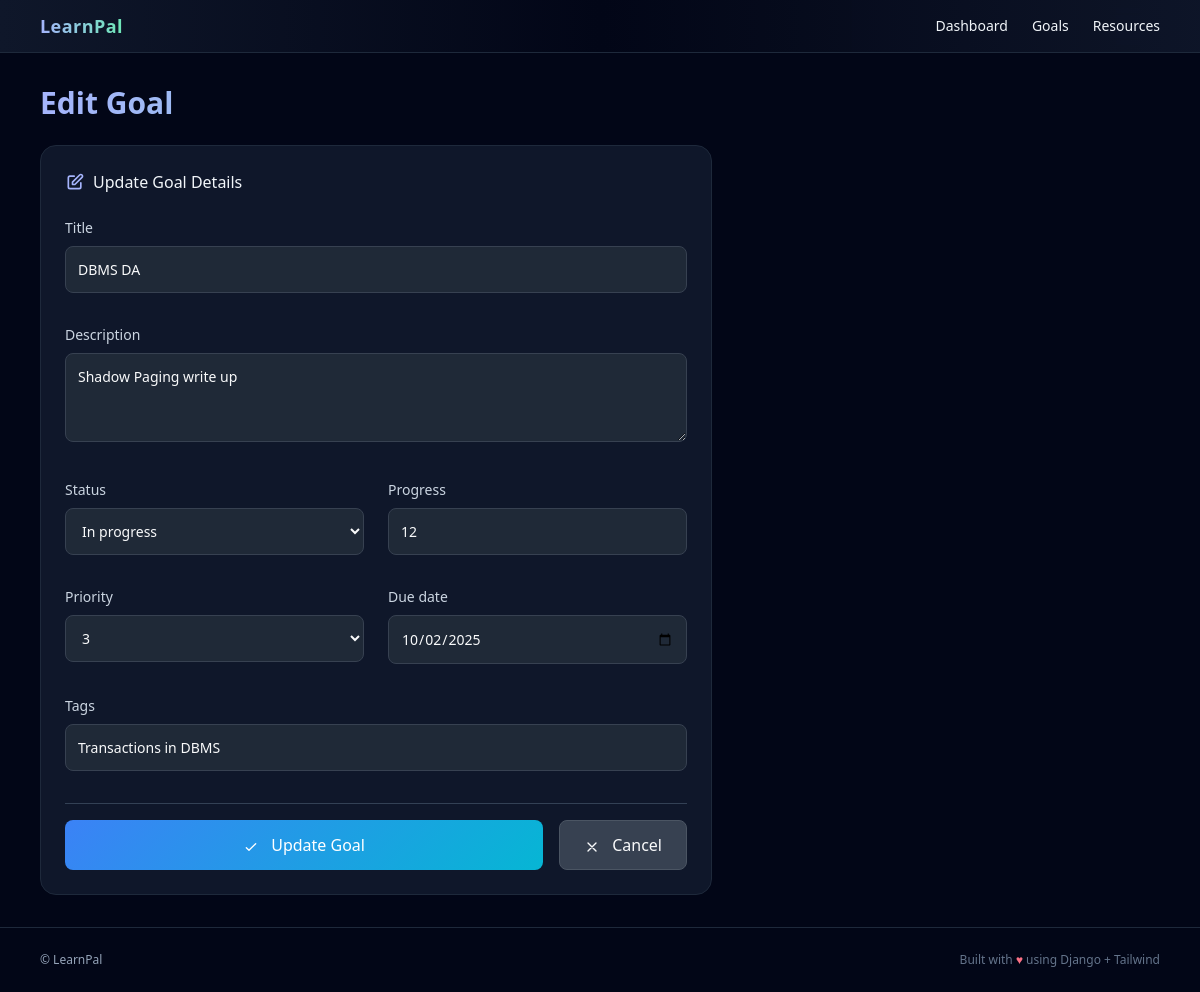
Page /edit/2/ on the committed database.
### core/models.py (models this page shows, shortened)
class LearningGoal(models.Model):
    NOT_STARTED = "NOT_STARTED"
    IN_PROGRESS = "IN_PROGRESS"
    DONE = "DONE"
    STATUS_CHOICES = [
        (NOT_STARTED, "Not started"),
        (IN_PROGRESS, "In progress"),
        (DONE, "Completed"),
    ]
    PRIORITY_CHOICES = [
        (1, 'Low'),
        (2, 'Medium'),
        (3, 'High'),
    ]
    title = models.CharField(max_length=100)
    description = models.TextField(blank=True)
    status = models.CharField(max_length=20, choices=STATUS_CHOICES, default=NOT_STARTED)
    progress = models.PositiveIntegerField(default=0, validators=[MinValueValidator(0), MaxValueValidator(100)])
    due_date = models.DateField(null=True, blank=True)
    priority = models.IntegerField(choices=PRIORITY_CHOICES, default=2)
    tags = models.CharField(max_length=120, blank=True, help_text="Comma separated, e.g. python, algorithms")
    created_at = models.DateTimeField(auto_now_add=True)
    deadline = models.DateField(null=True, blank=True)
    class Meta:
        ordering = ['-priority', '-created_at']

### core/views.py (the view)
# urls.py: path("edit/<int:goal_id>/", views.edit_goal, name="edit_goal"),
def edit_goal(request, goal_id):
    goal = get_object_or_404(LearningGoal, id=goal_id)
    if request.method == "POST":
        form = LearningGoalForm(request.POST, instance=goal)
        if form.is_valid():
            form.save()
            messages.success(request, "✏️ Goal updated successfully!")
            return redirect("goals_home")
        else:
            messages.error(request, "⚠️ Please correct the errors below.")
    else:
        form = LearningGoalForm(instance=goal)
    return render(request, "core/edit.html", {"form": form, "goal": goal})

### core/templates/core/edit.html (shortened to what this page needs)
{% extends "core/base.html" %}
{% block content %}
<h1 class="text-3xl font-bold mb-6 bg-gradient-to-r from-indigo-300 to-emerald-300 bg-clip-text text-transparent">Edit Goal</h1>
<div class="max-w-2xl">
  <div class="rounded-2xl border border-slate-800 bg-slate-900 p-6 card-hover">
    <h2 class="font-medium mb-6 flex items-center gap-2">
      Update Goal Details
    </h2>
    <form method="post" class="space-y-6">
      <div class="grid md:grid-cols-2 gap-6">
        <div class="md:col-span-2">
          <label class="block text-sm font-medium text-slate-300 mb-2">{{ form.title.label }}</label>
          {{ form.title }}
        </div>
        <div class="md:col-span-2">
          <label class="block text-sm font-medium text-slate-300 mb-2">{{ form.description.label }}</label>
          {{ form.description }}
        </div>
        <div>
          <label class="block text-sm font-medium text-slate-300 mb-2">{{ form.status.label }}</label>
          {{ form.status }}
        </div>
        <div>
          <label class="block text-sm font-medium text-slate-300 mb-2">{{ form.progress.label }}</label>
          {{ form.progress }}
        </div>
        <div>
          <label class="block text-sm font-medium text-slate-300 mb-2">{{ form.priority.label }}</label>
          {{ form.priority }}
        </div>
        <div>
          <label class="block text-sm font-medium text-slate-300 mb-2">{{ form.due_date.label }}</label>
          {{ form.due_date }}
        </div>
        <div class="md:col-span-2">
          <label class="block text-sm font-medium text-slate-300 mb-2">{{ form.tags.label }}</label>
          {{ form.tags }}
        </div>
      </div>
      <div class="flex gap-4 pt-4 border-t border-slate-700">
        <button type="submit" class="btn-primary flex-1">
          <svg xmlns="http://www.w3.org/2000/svg" class="w-4 h-4 inline mr-2" fill="none" viewBox="0 0 24 24" stroke="currentColor">
            <path stroke-linecap="round" stroke-linejoin="round" stroke-width="2" d="M5 13l4 4L19 7" />
          </svg>
          Update Goal
        </button>
        <a href="{% url 'goals_home' %}" class="btn-secondary">
          <svg xmlns="http://www.w3.org/2000/svg" class="w-4 h-4 inline mr-2" fill="none" viewBox="0 0 24 24" stroke="currentColor">
            <path stroke-linecap="round" stroke-linejoin="round" stroke-width="2" d="M6 18L18 6M6 6l12 12" />
          </svg>
          Cancel
        </a>
      </div>
    </form>
  </div>
</div>
{% endblock %}

### core/templates/core/base.html (style rules this page uses)
.card-hover { transition: all 0.2s ease; }
.btn-primary { background: linear-gradient(135deg, #3b82f6 0%, #06b6d4 100%); border: none; color: white; padding: 0.75rem 1.5rem; border-radius: 0.5rem; font-weight: 500; transition: all 0.2s ease; cursor: pointer; }
.btn-secondary { background: #374151; border: 1px solid #4b5563; color: #f9fafb; padding: 0.75rem 1.5rem; border-radius: 0.5rem; font-weight: 500; transition: all 0.2s ease; cursor: pointer; }

### rows in the picture
LearningGoal: title "DBMS DA", description "Shadow Paging write up", status "In progress", progress "12", priority "3", due_date "10/02/2025", tags "Transactions in DBMS"
